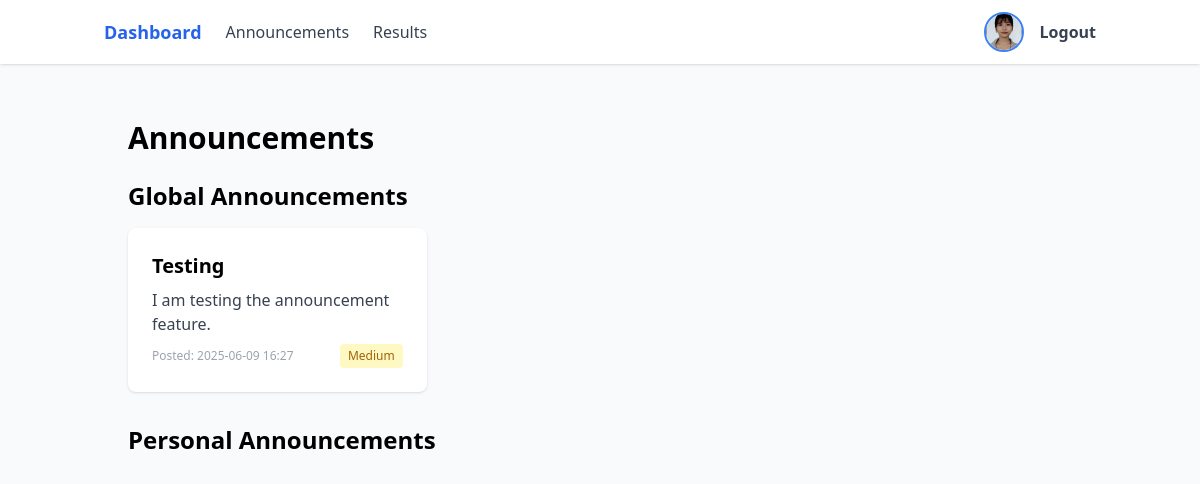
The app's page /student/announcements/ (signed in), older data.
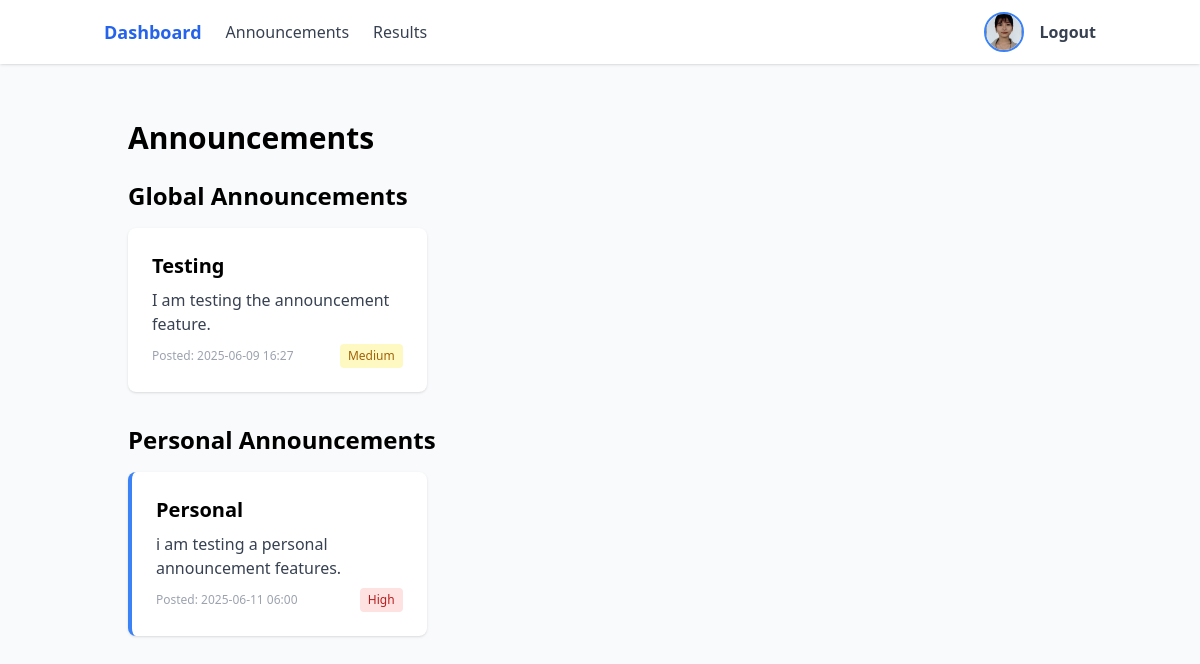
The same page, newer data.
### users/models.py (models this page shows, shortened)
class Announcement(models.Model):
    PRIORITY_CHOICES = [
        ('low', 'Low'),
        ('medium', 'Medium'),
        ('high', 'High'),
    ]
    title = models.CharField(max_length=200)
    content = models.TextField()
    created_by = models.ForeignKey(User, on_delete=models.CASCADE, related_name='announcements_created')
    created_at = models.DateTimeField(default=timezone.now)
    priority = models.CharField(max_length=10, choices=PRIORITY_CHOICES, default='medium')
    is_active = models.BooleanField(default=True)
    student = models.ForeignKey(User, on_delete=models.CASCADE, related_name='announcements', null=True, blank=True,
                              help_text='If set, this announcement is only visible to this specific student')
    class Meta:
        ordering = ['-created_at']

### users/views.py (the view)
# urls.py: path('student/announcements/', views.student_announcements, name='student_announcements'),
@login_required
def student_announcements(request):
    if not request.user.is_student:
        return redirect('login')
    announcements = Announcement.objects.filter(
        Q(is_active=True) & (Q(student=None) | Q(student=request.user))
    )
    return render(request, 'users/announcements.html', {'announcements': announcements})

### users/models.py (called while the page is built)
    @property
    def is_teacher(self):
        return self.role == 'teacher'

    @property
    def is_student(self):
        return self.role == 'student'

### users/templates/users/announcements.html (shortened to what this page needs)
{% extends 'users/base.html' %}
{% block content %}
<div class="container mx-auto p-6">
    <h2 class="text-3xl font-bold mb-6">Announcements</h2>
    <div class="mb-8">
        <h3 class="text-2xl font-semibold mb-4">Global Announcements</h3>
        <div class="grid grid-cols-1 md:grid-cols-2 lg:grid-cols-3 gap-6">
            {% for announcement in announcements %}
                {% if not announcement.student %}
                <div class="bg-white rounded-lg shadow p-6">
                    <h3 class="text-xl font-semibold mb-2">{{ announcement.title }}</h3>
                    <p class="text-gray-700 mb-2">{{ announcement.content|truncatewords:20 }}</p>
                    <div class="flex items-center justify-between">
                        <span class="text-xs text-gray-400">Posted: {{ announcement.created_at|date:"Y-m-d H:i" }}</span>
                        {% if announcement.priority == 'high' %}
                            <span class="ml-2 text-xs px-2 py-1 rounded bg-red-100 text-red-700">{{ announcement.get_priority_display }}</span>
                        {% elif announcement.priority == 'medium' %}
                            <span class="ml-2 text-xs px-2 py-1 rounded bg-yellow-100 text-yellow-700">{{ announcement.get_priority_display }}</span>
                        {% else %}
                            <span class="ml-2 text-xs px-2 py-1 rounded bg-green-100 text-green-700">{{ announcement.get_priority_display }}</span>
                        {% endif %}
                    </div>
                </div>
                {% endif %}
            {% empty %}
            <div class="col-span-full text-gray-500">No global announcements found.</div>
            {% endfor %}
        </div>
    </div>
    <div>
        <h3 class="text-2xl font-semibold mb-4">Personal Announcements</h3>
        <div class="grid grid-cols-1 md:grid-cols-2 lg:grid-cols-3 gap-6">
            {% for announcement in announcements %}
                {% if announcement.student %}
                <div class="bg-white rounded-lg shadow p-6 border-l-4 border-blue-500">
                    <h3 class="text-xl font-semibold mb-2">{{ announcement.title }}</h3>
                    <p class="text-gray-700 mb-2">{{ announcement.content|truncatewords:20 }}</p>
                    <div class="flex items-center justify-between">
                        <span class="text-xs text-gray-400">Posted: {{ announcement.created_at|date:"Y-m-d H:i" }}</span>
                        {% if announcement.priority == 'high' %}
                            <span class="ml-2 text-xs px-2 py-1 rounded bg-red-100 text-red-700">{{ announcement.get_priority_display }}</span>
                        {% elif announcement.priority == 'medium' %}
                            <span class="ml-2 text-xs px-2 py-1 rounded bg-yellow-100 text-yellow-700">{{ announcement.get_priority_display }}</span>
                        {% else %}
                            <span class="ml-2 text-xs px-2 py-1 rounded bg-green-100 text-green-700">{{ announcement.get_priority_display }}</span>
                        {% endif %}
                    </div>
                </div>
                {% endif %}
            {% empty %}
            <div class="col-span-full text-gray-500">No personal announcements found.</div>
            {% endfor %}
        </div>
    </div>
</div>
{% endblock %}

Row changes from the older to the newer data that the page shows:
added Announcement: title "Personal", content "i am testing a personal announcement features.", created_at "2025-06-11 06:00", priority "High", shown under "Personal Announcements"
